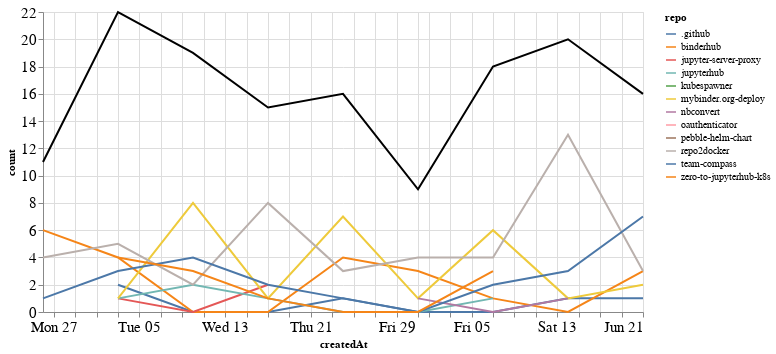

Write notebook code for a chart like this one.
### Markdown cell above
## Comments

### Code cell
comments_time = comments.groupby('repo').resample('W', on='createdAt').count()['author'].reset_index()
comments_time = comments_time.rename(columns={'author': 'count'})
comments_time_total = comments_time.groupby('createdAt').agg({"count": "sum"}).reset_index()
ch1 = alt.Chart(comments_time, width=600).mark_line().encode(
    x='createdAt',
    y='count',
    color='repo',
    tooltip="repo"
)

ch2 = alt.Chart(comments_time_total, width=600).mark_line(color="black").encode(
    x='createdAt',
    y='count',
)

ch1 + ch2

### Figure 1 — Vega-Lite specification as saved in the notebook (floating-point values rounded to 4 significant figures)
{"config": {"axisLeft": {"labelFontSize": 15}, "axisBottom": {"labelFontSize": 15}}, "layer": [{"data": {"name": "data-905ab940f2921d24f6c41479556726a2"}, "mark": "line", "encoding": {"color": {"type": "nominal", "field": "repo"}, "tooltip": {"type": "nominal", "field": "repo"}, "x": {"type": "temporal", "field": "createdAt"}, "y": {"type": "quantitative", "field": "count"}}, "width": 600}, {"data": {"name": "data-cd4d60048cbe24972a83352b80e43655"}, "mark": {"type": "line", "color": "black"}, "encoding": {"x": {"type": "temporal", "field": "createdAt"}, "y": {"type": "quantitative", "field": "count"}}, "width": 600}], "$schema": "https://vega.github.io/schema/vega-lite/v4.8.1.json", "datasets": {"data-905ab940f2921d24f6c41479556726a2": [{"repo": ".github", "createdAt": "2020-05-03T00:00:00", "count": 2}, {"repo": ".github", "createdAt": "2020-05-10T00:00:00", "count": 0}, {"repo": ".github", "createdAt": "2020-05-17T00:00:00", "count": 0}, {"repo": ".github", "createdAt": "2020-05-24T00:00:00", "count": 1}, {"repo": ".github", "createdAt": "2020-05-31T00:00:00", "count": 0}, {"repo": ".github", "createdAt": "2020-06-07T00:00:00", "count": 0}, {"repo": ".github", "createdAt": "2020-06-14T00:00:00", "count": 1}, {"repo": ".github", "createdAt": "2020-06-21T00:00:00", "count": 1}, {"repo": "binderhub", "createdAt": "2020-04-26T00:00:00", "count": 6}, {"repo": "binderhub", "createdAt": "2020-05-03T00:00:00", "count": 4}, {"repo": "binderhub", "createdAt": "2020-05-10T00:00:00", "count": 0}, {"repo": "binderhub", "createdAt": "2020-05-17T00:00:00", "count": 0}, {"repo": "binderhub", "createdAt": "2020-05-24T00:00:00", "count": 4}, {"repo": "binderhub", "createdAt": "2020-05-31T00:00:00", "count": 3}, {"repo": "binderhub", "createdAt": "2020-06-07T00:00:00", "count": 1}, {"repo": "binderhub", "createdAt": "2020-06-14T00:00:00", "count": 0}, {"repo": "binderhub", "createdAt": "2020-06-21T00:00:00", "count": 3}, {"repo": "jupyter-server-proxy", "createdAt": "2020-05-03T00:00:00", "count": 1}, {"repo": "jupyter-server-proxy", "createdAt": "2020-05-10T00:00:00", "count": 0}, {"repo": "jupyter-server-proxy", "createdAt": "2020-05-17T00:00:00", "count": 2}, {"repo": "jupyterhub", "createdAt": "2020-05-03T00:00:00", "count": 1}, {"repo": "jupyterhub", "createdAt": "2020-05-10T00:00:00", "count": 2}, {"repo": "jupyterhub", "createdAt": "2020-05-17T00:00:00", "count": 1}, {"repo": "jupyterhub", "createdAt": "2020-05-24T00:00:00", "count": 0}, {"repo": "jupyterhub", "createdAt": "2020-05-31T00:00:00", "count": 0}, {"repo": "jupyterhub", "createdAt": "2020-06-07T00:00:00", "count": 1}, {"repo": "kubespawner", "createdAt": "2020-06-14T00:00:00", "count": 1}, {"repo": "mybinder.org-deploy", "createdAt": "2020-05-03T00:00:00", "count": 1}, {"repo": "mybinder.org-deploy", "createdAt": "2020-05-10T00:00:00", "count": 8}, {"repo": "mybinder.org-deploy", "createdAt": "2020-05-17T00:00:00", "count": 1}, {"repo": "mybinder.org-deploy", "createdAt": "2020-05-24T00:00:00", "count": 7}, {"repo": "mybinder.org-deploy", "createdAt": "2020-05-31T00:00:00", "count": 1}, {"repo": "mybinder.org-deploy", "createdAt": "2020-06-07T00:00:00", "count": 6}, {"repo": "mybinder.org-deploy", "createdAt": "2020-06-14T00:00:00", "count": 1}, {"repo": "mybinder.org-deploy", "createdAt": "2020-06-21T00:00:00", "count": 2}, {"repo": "nbconvert", "createdAt": "2020-05-31T00:00:00", "count": 1}, {"repo": "nbconvert", "createdAt": "2020-06-07T00:00:00", "count": 0}, {"repo": "nbconvert", "createdAt": "2020-06-14T00:00:00", "count": 1}, {"repo": "oauthenticator", "createdAt": "2020-05-03T00:00:00", "count": 1}, {"repo": "pebble-helm-chart", "createdAt": "2020-06-07T00:00:00", "count": 1}, {"repo": "repo2docker", "createdAt": "2020-04-26T00:00:00", "count": 4}, {"repo": "repo2docker", "createdAt": "2020-05-03T00:00:00", "count": 5}, {"repo": "repo2docker", "createdAt": "2020-05-10T00:00:00", "count": 2}, {"repo": "repo2docker", "createdAt": "2020-05-17T00:00:00", "count": 8}, {"repo": "repo2docker", "createdAt": "2020-05-24T00:00:00", "count": 3}, {"repo": "repo2docker", "createdAt": "2020-05-31T00:00:00", "count": 4}, {"repo": "repo2docker", "createdAt": "2020-06-07T00:00:00", "count": 4}, {"repo": "repo2docker", "createdAt": "2020-06-14T00:00:00", "count": 13}, {"repo": "repo2docker", "createdAt": "2020-06-21T00:00:00", "count": 3}, {"repo": "team-compass", "createdAt": "2020-04-26T00:00:00", "count": 1}, {"repo": "team-compass", "createdAt": "2020-05-03T00:00:00", "count": 3}, {"repo": "team-compass", "createdAt": "2020-05-10T00:00:00", "count": 4}, {"repo": "team-compass", "createdAt": "2020-05-17T00:00:00", "count": 2}, {"repo": "team-compass", "createdAt": "2020-05-24T00:00:00", "count": 1}, {"repo": "team-compass", "createdAt": "2020-05-31T00:00:00", "count": 0}, {"repo": "team-compass", "createdAt": "2020-06-07T00:00:00", "count": 2}, {"repo": "team-compass", "createdAt": "2020-06-14T00:00:00", "count": 3}, {"repo": "team-compass", "createdAt": "2020-06-21T00:00:00", "count": 7}, {"repo": "zero-to-jupyterhub-k8s", "createdAt": "2020-05-03T00:00:00", "count": 4}, {"repo": "zero-to-jupyterhub-k8s", "createdAt": "2020-05-10T00:00:00", "count": 3}, {"repo": "zero-to-jupyterhub-k8s", "createdAt": "2020-05-17T00:00:00", "count": 1}, {"repo": "zero-to-jupyterhub-k8s", "createdAt": "2020-05-24T00:00:00", "count": 0}, {"repo": "zero-to-jupyterhub-k8s", "createdAt": "2020-05-31T00:00:00", "count": 0}, {"repo": "zero-to-jupyterhub-k8s", "createdAt": "2020-06-07T00:00:00", "count": 3}], "data-cd4d60048cbe24972a83352b80e43655": [{"createdAt": "2020-04-26T00:00:00", "count": 11}, {"createdAt": "2020-05-03T00:00:00", "count": 22}, {"createdAt": "2020-05-10T00:00:00", "count": 19}, {"createdAt": "2020-05-17T00:00:00", "count": 15}, {"createdAt": "2020-05-24T00:00:00", "count": 16}, {"createdAt": "2020-05-31T00:00:00", "count": 9}, {"createdAt": "2020-06-07T00:00:00", "count": 18}, {"createdAt": "2020-06-14T00:00:00", "count": 20}, {"createdAt": "2020-06-21T00:00:00", "count": 16}]}}
